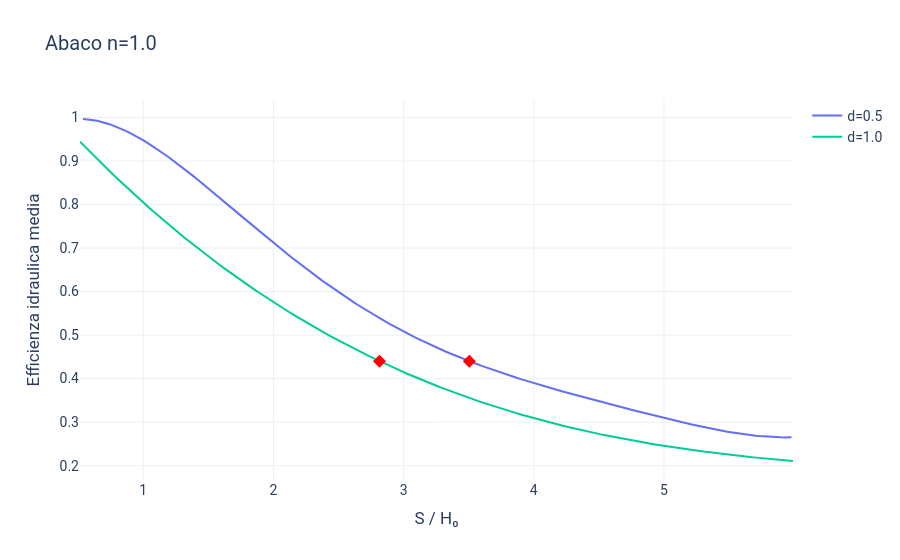

Notebook source saved alongside this figure:
### Markdown cell above
### Determinazione del rapporto S/H₀ tramite abaco di efficienza

A partire dal valore di efficienza idraulica media $ E_{\text{med}}$ richiesto, stimato nella sezione precedente, si procede ora all’interrogazione dell’abaco per determinare il rapporto $ S/H_0$ necessario.

In questa fase si assume una configurazione di riferimento con:
- punto di valutazione posto alla profondità della superficie di scorrimento, ossia $ d=D/H_0 = 1$;
- substrato impermeabile a profondità pari alla trincea, quindi $ n = H/H_0 = 1 $.

L’interrogazione dell’abaco fornisce il valore di $ S/H_0 $ compatibile con l’efficienza idraulica media richiesta, da cui si ricava direttamente l’interasse ottimale $S$ tra le trincee.

### Code cell
# Crea un'istanza della classe
abachiE = AbachiEfficienza()

# Parametri del problema
H0 = D           # profondità trincea
E_target = 0.44  # efficienza desiderata

# Etichette della configurazione
n_label = 'n=1.0'
d_label = 'd=1.0'

# Plotta le curve dell'abaco
abachiE.plot_abaco_risultati(E_target=E_target, n_label=n_label)

# Calcola Su/H0 con interpolazione
SuH0 = abachiE.ricava_SuH0_per_efficienza(E_target, n_label, d_label)

# Calcolo interasse
S = SuH0 * H0

# Dimensionamento trincee
display(Markdown("### 📌 **RISULTATI – Dimensionamento trincee**"))
print(f"• Rapporto S/H₀ richiesto: {SuH0:.2f}")
print(f"• Interasse ottimale delle trincee: S = {S:.2f} m")

### Figure 1 — Plotly figure (JSON) as saved in the notebook; plotly's stock layout.template omitted (floating-point values rounded to 4 significant figures; data arrays with more than 128 entries replaced by an {"elided": "..."} marker saying what was removed)
{"data": [{"mode": "lines", "name": "d=0.5", "type": "scatter", "x": {"elided": "200 float values"}, "y": {"elided": "200 float values"}}, {"marker": {"color": "red", "size": 10, "symbol": "diamond"}, "mode": "markers", "name": "Target d=0.5", "showlegend": false, "type": "scatter", "x": [3.504], "y": [0.44]}, {"mode": "lines", "name": "d=1.0", "type": "scatter", "x": {"elided": "200 float values"}, "y": {"elided": "200 float values"}}, {"marker": {"color": "red", "size": 10, "symbol": "diamond"}, "mode": "markers", "name": "Target d=1.0", "showlegend": false, "type": "scatter", "x": [2.815], "y": [0.44]}], "layout": {"font": {"family": "Roboto", "size": 14}, "hovermode": "closest", "margin": {"t": 100}, "title": {"text": "Abaco n=1.0"}, "xaxis": {"title": {"text": "S / H₀"}}, "yaxis": {"title": {"text": "Efficienza idraulica media"}}}}
